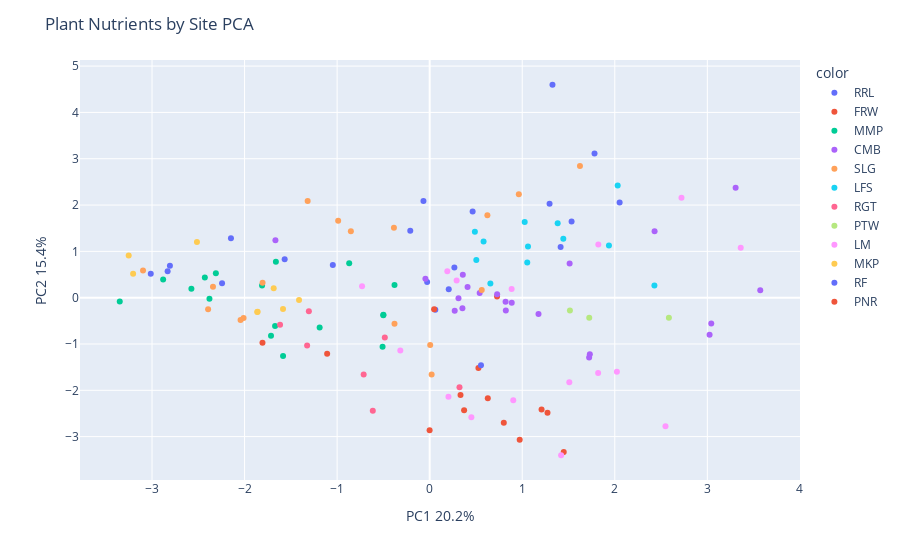

The notebook cell saved with this chart:
### Markdown cell above
## PCA of Plant Nutrient by Site

### Code cell
X = newdf[nutrients]

pca = PCA(n_components=2)
components = pca.fit_transform(X)

fig = px.scatter(components, x=0, y=1, color=newdf['site_id'])
fig.update_layout(
    title = "Plant Nutrients by Site PCA",
    xaxis_title="PC1 " + str(round(100*pca.explained_variance_ratio_[0], 1)) + '%',
    yaxis_title="PC2 " + str(round(100*pca.explained_variance_ratio_[1], 1)) + '%')
fig.show()

### Figure 1 — Plotly figure (JSON) as saved in the notebook; plotly's stock layout.template omitted (floating-point values rounded to 4 significant figures)
{"data": [{"hovertemplate": "color=RRL<br>0=%{x}<br>1=%{y}<extra></extra>", "legendgroup": "RRL", "marker": {"color": "#636efa", "symbol": "circle"}, "mode": "markers", "name": "RRL", "orientation": "v", "showlegend": true, "type": "scatter", "x": [1.295, 1.415, 0.464, 2.052, 1.533, 0.2669, 0.2059, -0.0274, -0.2097, 0.06095], "xaxis": "x", "y": [2.029, 1.092, 1.863, 2.054, 1.646, 0.652, 0.1845, 0.341, 1.447, -0.2593], "yaxis": "y"}, {"hovertemplate": "color=FRW<br>0=%{x}<br>1=%{y}<extra></extra>", "legendgroup": "FRW", "marker": {"color": "#EF553B", "symbol": "circle"}, "mode": "markers", "name": "FRW", "orientation": "v", "showlegend": true, "type": "scatter", "x": [0.7278, 0.5267, -0.0008572, 0.04791, 0.6278, 1.209, 1.273, 1.448, 0.9725, -1.108, 0.3334], "xaxis": "x", "y": [0.02285, -1.521, -2.864, -0.2521, -2.17, -2.412, -2.487, -3.334, -3.07, -1.212, -2.1], "yaxis": "y"}, {"hovertemplate": "color=MMP<br>0=%{x}<br>1=%{y}<extra></extra>", "legendgroup": "MMP", "marker": {"color": "#00cc96", "symbol": "circle"}, "mode": "markers", "name": "MMP", "orientation": "v", "showlegend": true, "type": "scatter", "x": [-2.88, -1.714, -2.429, -2.574, -1.811, -2.31, -3.349, -1.67, -1.584, -2.38, -0.5011, -0.3799, -0.5, -1.662, -0.8695, -1.189, -0.5089], "xaxis": "x", "y": [0.3933, -0.8223, 0.4367, 0.1921, 0.2629, 0.5258, -0.08082, -0.6091, -1.261, -0.02227, -0.3787, 0.2762, -0.3668, 0.7759, 0.7437, -0.6439, -1.061], "yaxis": "y"}, {"hovertemplate": "color=CMB<br>0=%{x}<br>1=%{y}<extra></extra>", "legendgroup": "CMB", "marker": {"color": "#ab63fa", "symbol": "circle"}, "mode": "markers", "name": "CMB", "orientation": "v", "showlegend": true, "type": "scatter", "x": [-1.667, 1.723, 3.024, 3.042, 3.572, 1.176, 1.512, 2.43, 3.306, 0.8864, 0.3537, 0.3111, 0.7289, 0.4091, 0.5403, 0.8199, -0.04606, 0.8228, 0.2705, 0.3581, 1.73], "xaxis": "x", "y": [1.239, -1.29, -0.7987, -0.5593, 0.1593, -0.354, 0.7372, 1.435, 2.372, -0.1111, -0.2292, -0.01292, 0.07403, 0.2281, 0.1013, -0.08755, 0.4086, -0.2777, -0.2848, 0.4945, -1.221], "yaxis": "y"}, {"hovertemplate": "color=SLG<br>0=%{x}<br>1=%{y}<extra></extra>", "legendgroup": "SLG", "marker": {"color": "#FFA15A", "symbol": "circle"}, "mode": "markers", "name": "SLG", "orientation": "v", "showlegend": true, "type": "scatter", "x": [-0.8516, -1.318, 0.9632, 1.624, 0.6236, -0.3862, -1.805, -2.394, -2.011, -2.044, -3.097, 0.005523, 0.02098, -0.9889, -2.341, -0.3801, 0.5624], "xaxis": "x", "y": [1.435, 2.089, 2.232, 2.843, 1.78, 1.509, 0.3199, -0.2517, -0.4368, -0.4837, 0.5876, -1.021, -1.66, 1.66, 0.237, -0.5639, 0.1634], "yaxis": "y"}, {"hovertemplate": "color=LFS<br>0=%{x}<br>1=%{y}<extra></extra>", "legendgroup": "LFS", "marker": {"color": "#19d3f3", "symbol": "circle"}, "mode": "markers", "name": "LFS", "orientation": "v", "showlegend": true, "type": "scatter", "x": [0.5825, 1.054, 2.032, 1.937, 1.444, 0.5038, 2.428, 0.6559, 1.383, 1.062, 0.4883, 1.027], "xaxis": "x", "y": [1.211, 0.7573, 2.424, 1.125, 1.272, 0.8149, 0.2621, 0.3072, 1.609, 1.103, 1.421, 1.634], "yaxis": "y"}, {"hovertemplate": "color=RGT<br>0=%{x}<br>1=%{y}<extra></extra>", "legendgroup": "RGT", "marker": {"color": "#FF6692", "symbol": "circle"}, "mode": "markers", "name": "RGT", "orientation": "v", "showlegend": true, "type": "scatter", "x": [-1.305, -1.324, -0.7132, -0.4849, -1.617, -0.6147, 0.3221], "xaxis": "x", "y": [-0.2904, -1.032, -1.658, -0.8606, -0.582, -2.439, -1.933], "yaxis": "y"}, {"hovertemplate": "color=PTW<br>0=%{x}<br>1=%{y}<extra></extra>", "legendgroup": "PTW", "marker": {"color": "#B6E880", "symbol": "circle"}, "mode": "markers", "name": "PTW", "orientation": "v", "showlegend": true, "type": "scatter", "x": [2.585, 1.515, 1.724], "xaxis": "x", "y": [-0.435, -0.2796, -0.4326], "yaxis": "y"}, {"hovertemplate": "color=LM<br>0=%{x}<br>1=%{y}<extra></extra>", "legendgroup": "LM", "marker": {"color": "#FF97FF", "symbol": "circle"}, "mode": "markers", "name": "LM", "orientation": "v", "showlegend": true, "type": "scatter", "x": [3.361, 1.82, 2.023, 2.548, 1.508, 0.9029, 1.42, 0.4505, -0.3172, 0.203, 0.8856, 1.822, 2.721, 0.1905, 0.2909, -0.7307], "xaxis": "x", "y": [1.076, -1.626, -1.601, -2.778, -1.825, -2.217, -3.402, -2.581, -1.141, -2.142, 0.19, 1.148, 2.159, 0.5712, 0.371, 0.2465], "yaxis": "y"}, {"hovertemplate": "color=MKP<br>0=%{x}<br>1=%{y}<extra></extra>", "legendgroup": "MKP", "marker": {"color": "#FECB52", "symbol": "circle"}, "mode": "markers", "name": "MKP", "orientation": "v", "showlegend": true, "type": "scatter", "x": [-3.252, -1.585, -2.515, -1.685, -1.863, -1.859, -1.411, -3.204], "xaxis": "x", "y": [0.9126, -0.2423, 1.202, 0.2041, -0.3099, -0.3023, -0.04962, 0.5166], "yaxis": "y"}, {"hovertemplate": "color=RF<br>0=%{x}<br>1=%{y}<extra></extra>", "legendgroup": "RF", "marker": {"color": "#636efa", "symbol": "circle"}, "mode": "markers", "name": "RF", "orientation": "v", "showlegend": true, "type": "scatter", "x": [1.781, -2.831, -2.147, -3.014, -2.243, -2.807, -1.567, -1.047, 0.5541, -0.06715, 1.327], "xaxis": "x", "y": [3.115, 0.5728, 1.281, 0.515, 0.314, 0.6904, 0.8312, 0.7058, -1.458, 2.088, 4.597], "yaxis": "y"}, {"hovertemplate": "color=PNR<br>0=%{x}<br>1=%{y}<extra></extra>", "legendgroup": "PNR", "marker": {"color": "#EF553B", "symbol": "circle"}, "mode": "markers", "name": "PNR", "orientation": "v", "showlegend": true, "type": "scatter", "x": [-1.806, 0.8007, 0.372], "xaxis": "x", "y": [-0.9725, -2.699, -2.432], "yaxis": "y"}], "layout": {"legend": {"title": {"text": "color"}, "tracegroupgap": 0}, "margin": {"t": 60}, "title": {"text": "Plant Nutrients by Site PCA"}, "xaxis": {"anchor": "y", "domain": [0, 1], "title": {"text": "PC1 20.2%"}}, "yaxis": {"anchor": "x", "domain": [0, 1], "title": {"text": "PC2 15.4%"}}}}
